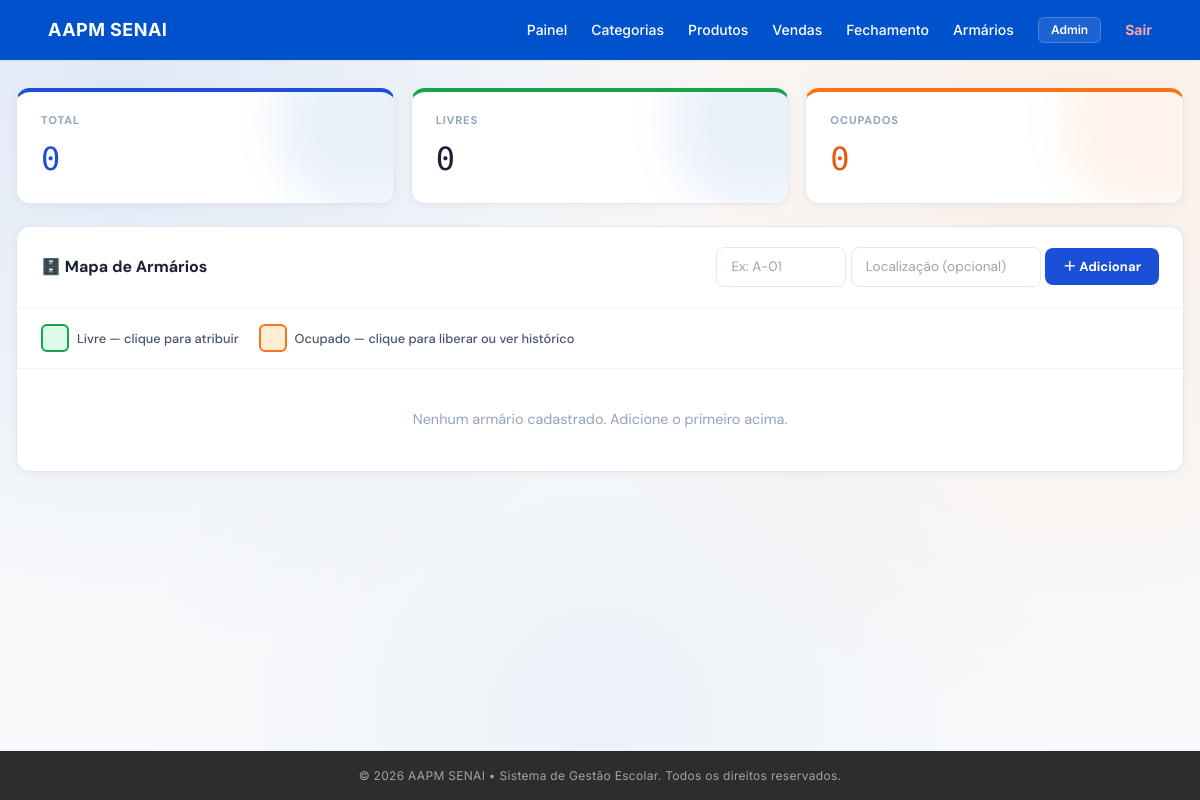
Before: /armarios/ (signed in) with the older database file.
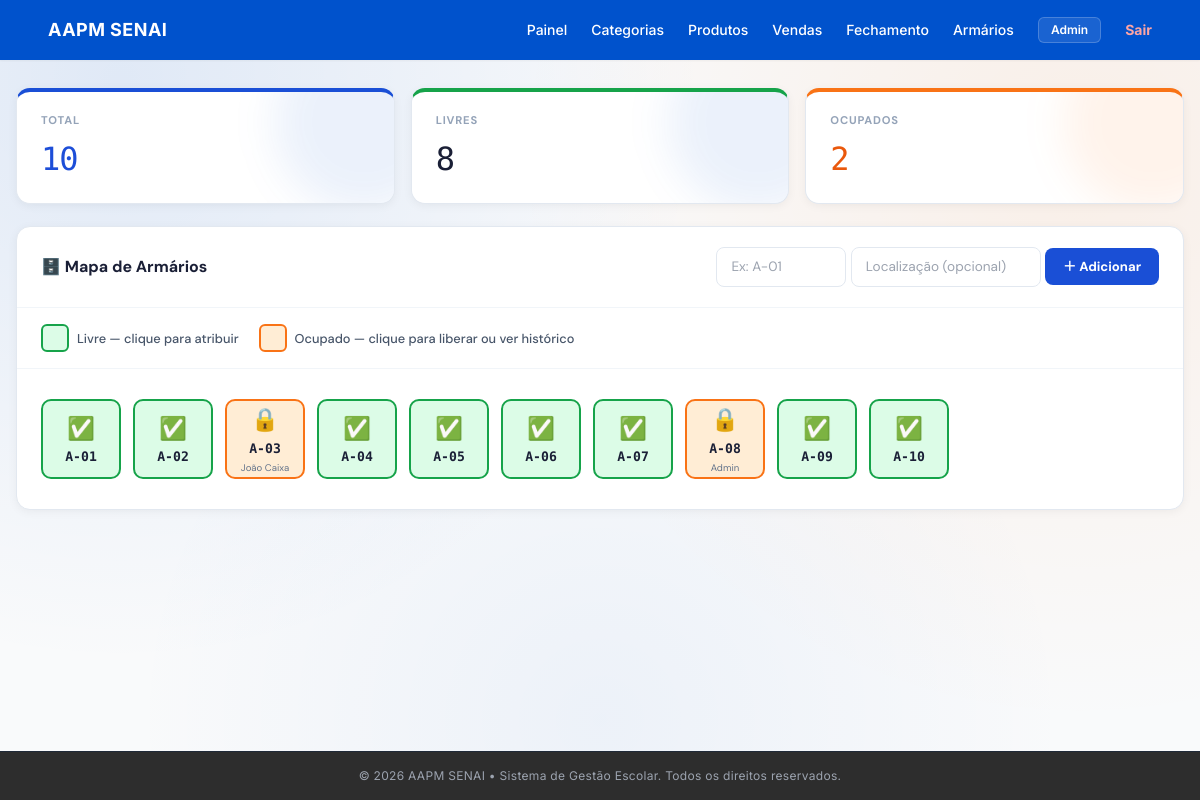
After: the same page with the newer database file.
### app/models/armario_model.py (models this page shows)
class Armario(Base):
    __tablename__ = "armarios"
    id           = Column(Integer, primary_key=True, autoincrement=True, index=True)
    numero       = Column(String(20), nullable=False, unique=True, index=True)
    localizacao  = Column(String(100), nullable=True)
    ocupado      = Column(Boolean, default=False)
    ativo        = Column(Boolean, default=True)
    usuario_id   = Column(Integer, ForeignKey("usuarios.id", ondelete="SET NULL"), nullable=True)
    usuario      = relationship("Usuario", foreign_keys=[usuario_id])
    atribuido_em = Column(DateTime, nullable=True)
    criado_em    = Column(DateTime, server_default=func.now())
    historico    = relationship("ArmarioHistorico", back_populates="armario", cascade="all, delete-orphan")

### app/models/user_model.py (models this page shows)
class Usuario(Base):
    __tablename__ = "usuarios"
    id = Column(Integer, primary_key=True, autoincrement=True)
    nome = Column(String(100), nullable=False)
    email = Column(String(150), unique=True, nullable=False)
    hashed_password = Column(String(255), nullable=False)
    role = Column(String(20), default="operador")
    ativo = Column(Boolean, default=True)
    criado_em = Column(DateTime, server_default=func.now())

### app/controllers/armario_controller.py (the view)
@router.get("/")
def listar(request: Request, payload=Depends(require_admin), db: Session=Depends(get_db)):
    u = _obj(payload)
    armarios = db.query(Armario).filter(Armario.ativo==True).order_by(Armario.numero).all()
    usuarios = db.query(Usuario).filter(Usuario.ativo==True).all()
    total=len(armarios); ocupados=sum(1 for a in armarios if a.ocupado)
    return templates.TemplateResponse(request=request, name="armarios/index.html",
        context={"request":request,"usuario":u,"armarios":armarios,"usuarios":usuarios,
                 "total":total,"ocupados":ocupados,"livres":total-ocupados})

### app/templates/armarios/index.html (shortened to what this page needs)
{% extends "base.html" %}
{% block conteudo %}
<div class="arm-wrap">
  {% set q = request.query_params %}
  <div class="stats-row">
    <div class="stat-card blue">
      <div class="stat-label">Total</div>
      <div class="stat-value">{{ total }}</div>
    </div>
    <div class="stat-card green">
      <div class="stat-label">Livres</div>
      <div class="stat-value">{{ livres }}</div>
    </div>
    <div class="stat-card orange">
      <div class="stat-label">Ocupados</div>
      <div class="stat-value">{{ ocupados }}</div>
    </div>
  </div>
  <div class="panel">
    <div class="panel-header">
      <span class="panel-title">🗄️ Mapa de Armários</span>
      <form method="post" action="/armarios/novo" class="form-novo">
        <input type="text" name="numero"      placeholder="Ex: A-01" required>
        <input type="text" name="localizacao" placeholder="Localização (opcional)">
        <button type="submit" class="btn btn-blue">＋ Adicionar</button>
      </form>
    </div>
    <div class="legenda">
      <div class="leg-item"><div class="leg-box leg-livre"></div> Livre — clique para atribuir</div>
      <div class="leg-item"><div class="leg-box leg-ocupado"></div> Ocupado — clique para liberar ou ver histórico</div>
    </div>
    {% if armarios %}
    <div class="mapa-container">
      <div class="mapa-grid">
        {% for a in armarios %}
        <div class="arm-slot {{ 'ocupado' if a.ocupado else 'livre' }}"
             onclick="abrirModal(
               {{ a.id }},
               '{{ a.numero }}',
               {{ 'true' if a.ocupado else 'false' }},
               '{{ a.usuario.nome if a.ocupado and a.usuario else '' }}',
               '{{ a.localizacao or '' }}'
             )">
          <div class="arm-ico">{{ '🔒' if a.ocupado else '✅' }}</div>
          <div class="arm-num">{{ a.numero }}</div>
          {% if a.ocupado and a.usuario %}
          <div class="arm-user-mini">{{ a.usuario.nome }}</div>
          {% endif %}
        </div>
        {% endfor %}
      </div>
    </div>
    {% else %}
    <div class="empty-msg">Nenhum armário cadastrado. Adicione o primeiro acima.</div>
    {% endif %}
  </div>
</div>
{% endblock conteudo %}

### app/templates/base.html (shortened to what this page needs)
<!DOCTYPE html>
<html lang="pt-br" class="h-full">
<head>
    <script src="https://cdn.tailwindcss.com"></script>
    <link rel="stylesheet" href="https://cdnjs.cloudflare.com/ajax/libs/font-awesome/6.4.0/css/all.min.css">
    <link rel="stylesheet" href="/static/css/style.css">
</head>
<body class="bg-gray-50 text-gray-900 min-h-screen flex flex-col">
    <nav class="w-full bg-[#0052cc] text-white px-6 md:px-12 py-4 flex justify-between items-center shadow-sm">
        <div class="text-lg font-bold tracking-wide">
            AAPM SENAI
        </div>
        <div class="flex items-center space-x-6 text-sm font-medium">
            {% if usuario %}
            <a href="/dashboard" class="hover:text-gray-200 transition">
                Painel
            </a>
            {% if usuario.role == 'ADMIN' %}
            <a href="/categorias" class="hover:text-gray-200 transition">
                Categorias
            </a>
            {% endif %}
            <a href="/produtos" class="hover:text-gray-200 transition">
                Produtos
            </a>
            <a href="/vendas" class="hover:text-gray-200 transition">
                Vendas
            </a>
            <a href="/fechamento" class="hover:text-gray-200 transition">
                Fechamento
            </a>
            <a href="/armarios" class="hover:text-gray-200 transition">
                Armários
            </a>
            <span class="bg-white/10 border border-white/20 px-3 py-1 rounded-md text-xs font-semibold">
                {{ usuario.nome }}
            </span>
            <a href="/auth/logout" class="text-red-300 hover:text-red-400 font-bold transition">
                Sair
            </a>
            {% else %}
            <a href="/auth/login"
                class="bg-orange-500 hover:bg-orange-600 text-white px-5 py-1.5 rounded font-semibold shadow-md transition">
                Login
            </a>
            {% endif %}
        </div>
    </nav>
    <main class="flex-grow px-4 pt-2 pb-4">
        <div class="w-full max-w-7xl mx-auto">
            {% block conteudo %}{% endblock %}
        </div>
    </main>
    <footer class="bg-[#2d2d2d] text-gray-400 text-center py-4 text-xs tracking-wide border-t border-gray-800">
        <p>&copy; 2026 AAPM SENAI • Sistema de Gestão Escolar. Todos os direitos reservados.</p>
    </footer>
</body>
</html>

### app/static/css/style.css (style rules this page uses)
:root { --blue:#0052cc; --orange:#ff6a00; --bg:#f5f7fb; --text:#0f172a; --muted:#64748b; }
body { margin:0; font-family:Inter, sans-serif; background: radial-gradient(circle at 10% 10%, rgba(0,82,204,.10), transparent 45%), radial-gradient(circle at 90% 20%, rgba(255,106,0,.08), transparent 45%), radial-gradient(circle at 50% 90%, rgba(0,82,204,.05), transparent 50%), var(--bg); }
.stats-row { display:grid; grid-template-columns:repeat(4,1fr); gap:18px; }
.stat-card { background:#ffffff; border-radius:18px; padding:20px; border:1px solid #eef2f7; box-shadow:0 10px 25px rgba(0,0,0,.05); position:relative; overflow:hidden; transition:.25s; }
.stat-card::before { content:""; position:absolute; width:180px; height:180px; top:-60px; right:-60px; border-radius:50%; background:rgba(0,82,204,.08); filter:blur(20px); z-index:0; }
.stat-card.orange::before { background:rgba(255,106,0,.08); }
.stat-card * { position:relative; z-index:2; }
.stat-label { font-size:11px; font-weight:800; color:var(--muted); text-transform:uppercase; letter-spacing:.8px; }
.stat-value { font-size:32px; font-weight:900; margin-top:10px; color:var(--text); letter-spacing:-1px; }
.stat-card.blue .stat-value { color:#1d4ed8; }
.stat-card.orange .stat-value { color:#ea580c; }
.blue { background:var(--blue); }
.orange { background:var(--orange); }
.green { background:#16a34a; }

### app/templates/base.html (style rules this page uses)
body { font-family: 'Inter', sans-serif; }

### app/templates/armarios/index.html (style rules this page uses)
.arm-wrap { font-family:'DM Sans',sans-serif; display:flex; flex-direction:column; gap:22px; padding-top:20px; }
.stats-row { display:grid; grid-template-columns:repeat(3,1fr); gap:16px; }
.stat-card { background:#fff; border-radius:14px; padding:20px 24px; border:1px solid #e2e8f0; border-top:4px solid transparent; box-shadow:0 2px 10px rgba(0,0,0,.05); }
.stat-card.blue { border-top-color:#1a4fd6; }
.stat-card.green { border-top-color:#16a34a; }
.stat-card.orange { border-top-color:#f97316; }
.stat-label { font-size:.7rem; font-weight:700; color:#94a3b8; text-transform:uppercase; letter-spacing:.8px; }
.stat-value { font-family:'DM Mono',monospace; font-size:2rem; font-weight:500; color:#1a1f36; margin:6px 0 0; }
.panel { background:#fff; border-radius:14px; border:1px solid #e2e8f0; box-shadow:0 2px 10px rgba(0,0,0,.05); overflow:hidden; }
.panel-header { padding:20px 24px; border-bottom:1px solid #f1f5f9; display:flex; align-items:center; justify-content:space-between; gap:12px; flex-wrap:wrap; }
.panel-title { font-size:1rem; font-weight:700; color:#1a1f36; }
.form-novo input { padding:9px 14px; border:1.5px solid #e2e8f0; border-radius:8px; font-size:.85rem; font-family:'DM Sans',sans-serif; outline:none; transition:border-color .15s; }
.form-novo input[name="numero"] { width:130px; }
.form-novo input[name="localizacao"] { width:190px; }
.btn { padding:9px 18px; border-radius:8px; font-size:.82rem; font-weight:700; border:none; cursor:pointer; text-decoration:none; display:inline-flex; align-items:center; gap:6px; transition:opacity .15s, transform .12s; font-family:'DM Sans',sans-serif; }
.btn-blue { background:#1a4fd6; color:#fff; }
.legenda { display:flex; align-items:center; gap:20px; padding:16px 24px; border-bottom:1px solid #f1f5f9; flex-wrap:wrap; }
.leg-item { display:flex; align-items:center; gap:8px; font-size:.8rem; color:#475569; font-weight:500; }
.leg-box { width:28px; height:28px; border-radius:6px; }
.leg-livre { background:#dcfce7; border:2px solid #16a34a; }
.leg-ocupado { background:#ffedd5; border:2px solid #f97316; }
.mapa-container { padding:30px 24px; }
.mapa-grid { display:flex; flex-wrap:wrap; gap:12px; }
.arm-slot { width:80px; height:80px; border-radius:10px; display:flex; flex-direction:column; align-items:center; justify-content:center; cursor:pointer; border:2px solid transparent; transition:transform .15s, box-shadow .15s; position:relative; user-select:none; }
.arm-slot.livre { background:#dcfce7; border-color:#16a34a; }
.arm-slot.ocupado { background:#ffedd5; border-color:#f97316; }
.arm-slot .arm-num { font-family:'DM Mono',monospace; font-size:.82rem; font-weight:600; color:#1a1f36; }
.arm-slot .arm-ico { font-size:1.4rem; margin-bottom:2px; }
.arm-slot .arm-user-mini { font-size:.6rem; color:#64748b; text-align:center; max-width:72px; overflow:hidden; white-space:nowrap; text-overflow:ellipsis; margin-top:2px; }

Changed rows visible on the page:
added Armario: ocupado "✅", numero "A-01"
added Armario: ocupado "✅", numero "A-02"
added Armario: ocupado "🔒", numero "A-03", usuario.nome "João Caixa"
added Armario: ocupado "✅", numero "A-04"
added Armario: ocupado "✅", numero "A-05"
added Armario: ocupado "✅", numero "A-06"
added Armario: ocupado "✅", numero "A-07"
added Armario: ocupado "🔒", numero "A-08", usuario.nome "Admin"
added Armario: ocupado "✅", numero "A-09"
added Armario: ocupado "✅", numero "A-10"
Other visible differences:
{{ total }}: "0" → "10"
{{ livres }}: "0" → "8"
{{ ocupados }}: "0" → "2"
text no longer shown: "Nenhum armário cadastrado. Adicione o primeiro acima."
